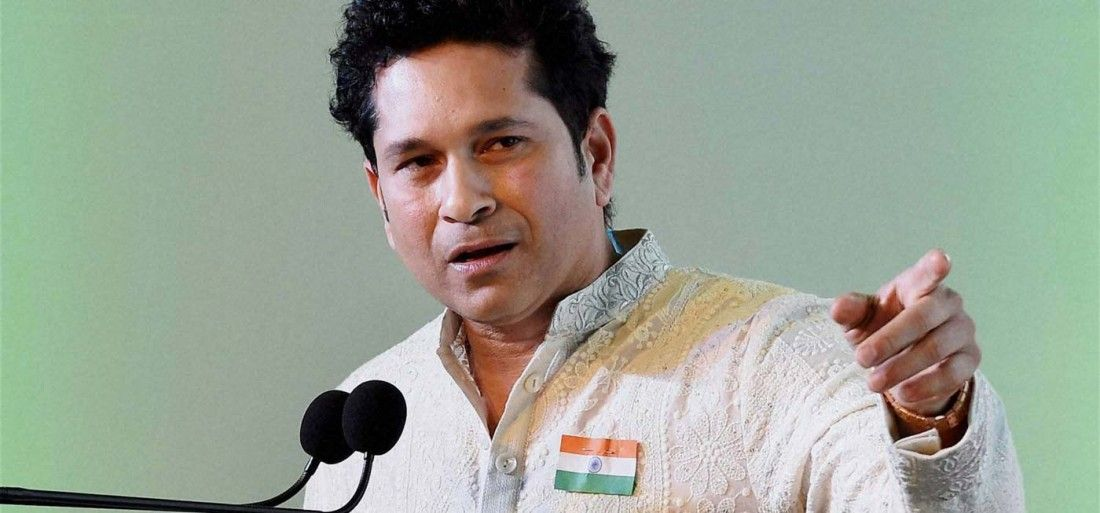
#> input picture Images_Open_CV/ResizeMultipleImage/s10.jpg, 1100 x 513 px; its folder holds only this picture in this run
$ python ResizeMultipleImage.py
#> lines starting #> are read from the running program, lines starting #| are printed output that depends on the picture
# Import libraries
import cv2
import glob

# Find all images with .jpeg extension
images = glob.glob("*.jpg")

for img in images:
    # Loading all images one by one
    our_image = cv2.imread(img, 0)
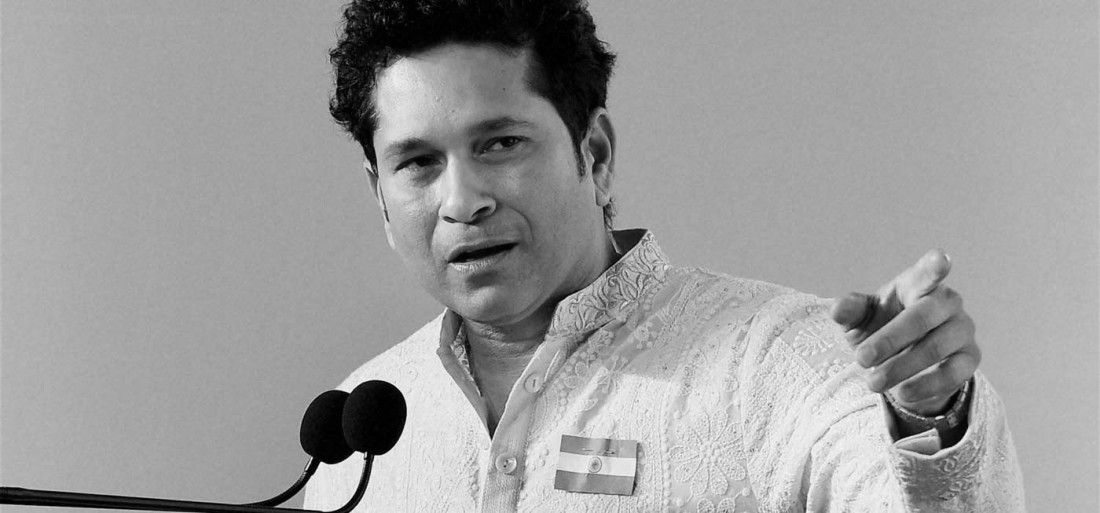
#> our_image: shape (513, 1100); min 0, max 255, mean 157.3

    # Resizing all image
    resized_image = cv2.resize(our_image, (300, 300))
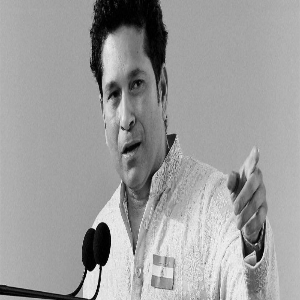
#> resized_image: shape (300, 300); min 0, max 253, mean 157.2

    # Show Imaage in a window
    cv2.imshow("Batch", resized_image)
    cv2.imwrite("resized_" + img, resized_image)
    cv2.waitKey(500)
    cv2.destroyAllWindows()

$ run again, on Images_Open_CV/ResizeMultipleImage/s7.jpg
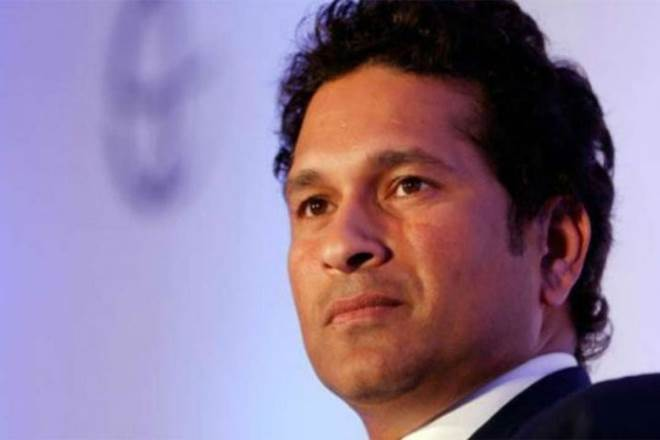
#> input picture Images_Open_CV/ResizeMultipleImage/s7.jpg, 660 x 440 px
#> `our_image = cv2.imread(img, 0)`:
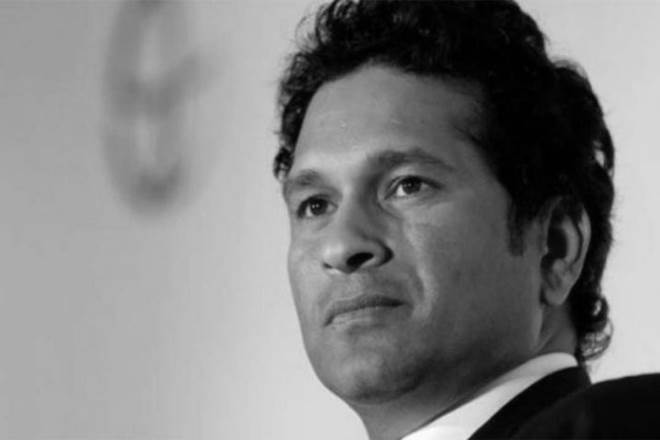
#> our_image: shape (440, 660); min 0, max 255, mean 128.2
#> `resized_image = cv2.resize(our_image, (300, 300))`:
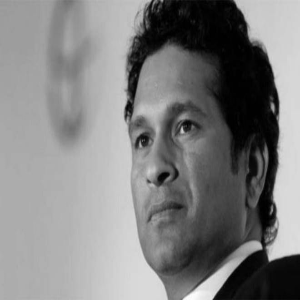
#> resized_image: shape (300, 300); min 0, max 252, mean 128.2
